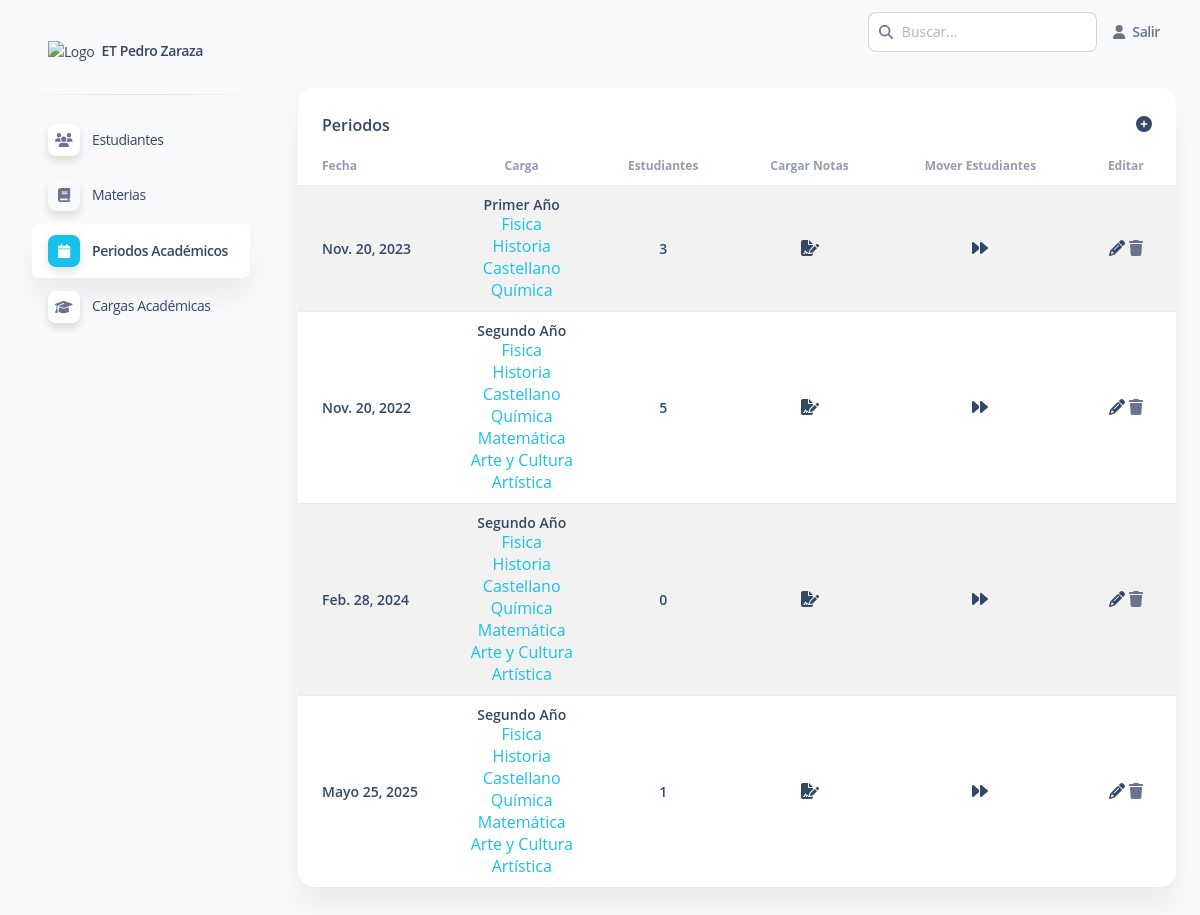
Page /periodos (signed in) on the earlier database version.
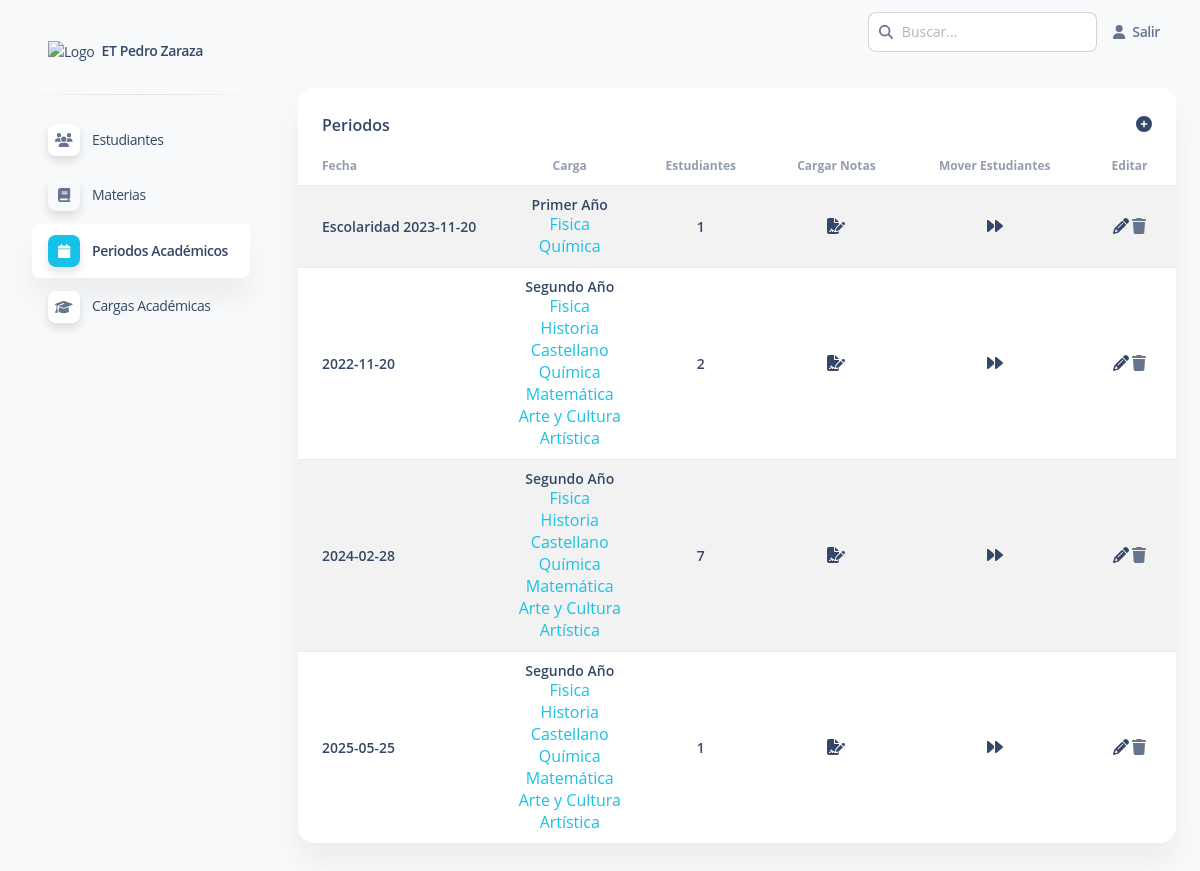
Same page on the later database version.
### apps/home/models.py (models this page shows, shortened)
class Periodo(models.Model):
    fecha = models.CharField(max_length=30, null=True)
    carga = models.ForeignKey('home.Carga', on_delete=models.RESTRICT, null=True)
    class Meta:
        verbose_name = ("Periodo")
        verbose_name_plural = ("Periodos")

class Carga(models.Model):
    titulo = models.CharField(max_length=30, null=True)
    materias = models.ManyToManyField(Materia)
    class Meta:
        verbose_name = ("Carga ")
        verbose_name_plural = ("Cargas")

class Materia(models.Model):
    nombre = models.CharField(max_length=30, unique=True, null=True)
    literales = models.BooleanField(default=False)
    class Meta:
        verbose_name = ("Materia")
        verbose_name_plural = ("Materias")

### apps/home/views.py (the view)
# urls.py: path('periodos', views.periodos, name='periodo'),
@login_required(login_url="/login/")
def periodos(request):
    periodos = Periodo.objects.all().annotate(num_estudiantes=Count('estudiante'))
    buscar = request.GET.get('buscar')#Tomar texto del buscador
    if buscar:#Si exste, filtrar
        periodos = periodos.filter(Q(fecha__icontains=buscar)|Q(carga__titulo__icontains=buscar))
    table = 'home/table-content/periodos.html'
    context={
        'periodos':periodos,
        'segment':'periodo',
        'title':'Periodos',
        'buscar':True,
        'table':table,
        'url_crear':'/periodos/crear'
    }
    if request.headers.get('x-requested-with') == 'XMLHttpRequest':#Evaluar si es una petición AJAX
        table_html = render_to_string(table, context, request)#Rendereziar los datos en una plantilla de tabla reducida
        return JsonResponse({'table_html': table_html, })#JsonResponse para manejar con JavaScript y recargar un segmento de la página
    return render(request, 'home/table.html', context)

### apps/context_processors.py (called while the page is built)
def cfg_assets_root(request):
    return { 'ASSETS_ROOT' : settings.ASSETS_ROOT }

### apps/templates/home/table.html (shortened to what this page needs)
{% extends 'layouts/base.html' %}
{% block content %}
{% load tags %}
<div class="container-fluid py-4">
  <div class="row">
    <div class="col-12">
      <div class="card mb-4">
        <div class="card-header pb-0">
          <div class="d-flex justify-content-between">
            <h6>{{ title }}</h6>
            {% if url_crear %}
            <a href="{{ url_crear }}" title="Agregar {{ segment }}">
              <i class="fa fa-plus-circle" aria-hidden="true"></i>
            </a>
            {% endif %}
          </div>
        </div>
        <div class="card-body p-0">
          <div class="table-responsive p-0" id="contenedor-tabla">
            {% include table %}
          </div>
        </div>
      </div>
    </div>
  </div>
</div>
{% endblock content %}

### apps/templates/home/table-content/periodos.html
<table class="table table-striped mb-0 ">
  <thead>
    <tr>
      <th class="text-xs font-weight-bolder opacity-7">Fecha</th>
      <th class="text-xs font-weight-bolder opacity-7 text-center">Carga</th>
      <th class="text-xs font-weight-bolder opacity-7 text-center">Estudiantes</th>
      <th class="text-xs font-weight-bolder opacity-7 text-center user-select-none">Cargar Notas</th>
      <th class="text-xs font-weight-bolder opacity-7 text-center user-select-none">Mover Estudiantes</th>
      <th class="text-xs font-weight-bolder opacity-7 text-center user-select-none">Editar</th>
    </tr>
  </thead>
  <tbody>
    {% for periodo in periodos %}
    <tr class="text-primary">
      <td class="font-weight-bold align-middle ps-4">
        <h6 class="text-sm m-0">{{ periodo.fecha }}</h6>
      </td>
      <td class="font-weight-bold align-middle text-center">
        <h6 class="text-sm m-0">{{ periodo.carga.titulo }}</h6>
        {% for materia in periodo.carga.materias.all %}
          <p class="p-0 m-0 mt-n1 text-primary">{{ materia.nombre }}</p>
        {% endfor %}
      </td>
      <td class="font-weight-bold align-middle text-center">
        <h6 class="text-sm m-0">{{ periodo.num_estudiantes }}</h6>
      </td>
      <td class="font-weight-bold align-middle text-center user-select-none">
        <a class="" href="{% url 'carga_notas' periodo.id %}">
          <i class="fas fa-file-signature"></i>
        </a>
      </td>
      <td class="font-weight-bold align-middle text-center user-select-none">
        <a class="" href="{% url 'cambiar_periodo' periodo.id %}">
          <i class="fa fa-forward" aria-hidden="true"></i>
        </a>
      </td>
      <td class="font-weight-bold align-middle text-center user-select-none">
        <a class="" href="{% url 'periodo_editar' periodo.id %}">
          <i class="fa fa-pencil" aria-hidden="true"></i>
        </a>
        {% include 'includes/del_modal.html' with target=periodo.id objeto='el Periodo académico' info='Esta acción se restringirá si se encuentra relacionada a una carga de notas, esta acción no puede deshacerse' url_name='periodo_eliminar' %}
      </td>
    </tr>
    {% endfor %}
  </tbody>
</table>

### apps/templates/includes/del_modal.html (shortened to what this page needs)
<i class="fa fa-trash del-icon" data-bs-toggle="modal" data-bs-target="#modalId{{ target }}"></i>

Differences in the rows shown:
changed Periodo "Primer Año": fecha "Nov. 20, 2023" → "Escolaridad 2023-11-20"; num_estudiantes "3" → "1"; loses Materia (nombre "Historia"); loses Materia (nombre "Castellano")
computed for Periodo (number 2 of 4 on the later page): fecha "Nov. 20, 2022" → "2022-11-20"; num_estudiantes "5" → "2"
computed for Periodo (number 3 of 4 on the later page): fecha "Feb. 28, 2024" → "2024-02-28"; num_estudiantes "0" → "7"
computed for Periodo (number 4 of 4 on the later page): fecha "Mayo 25, 2025" → "2025-05-25"
